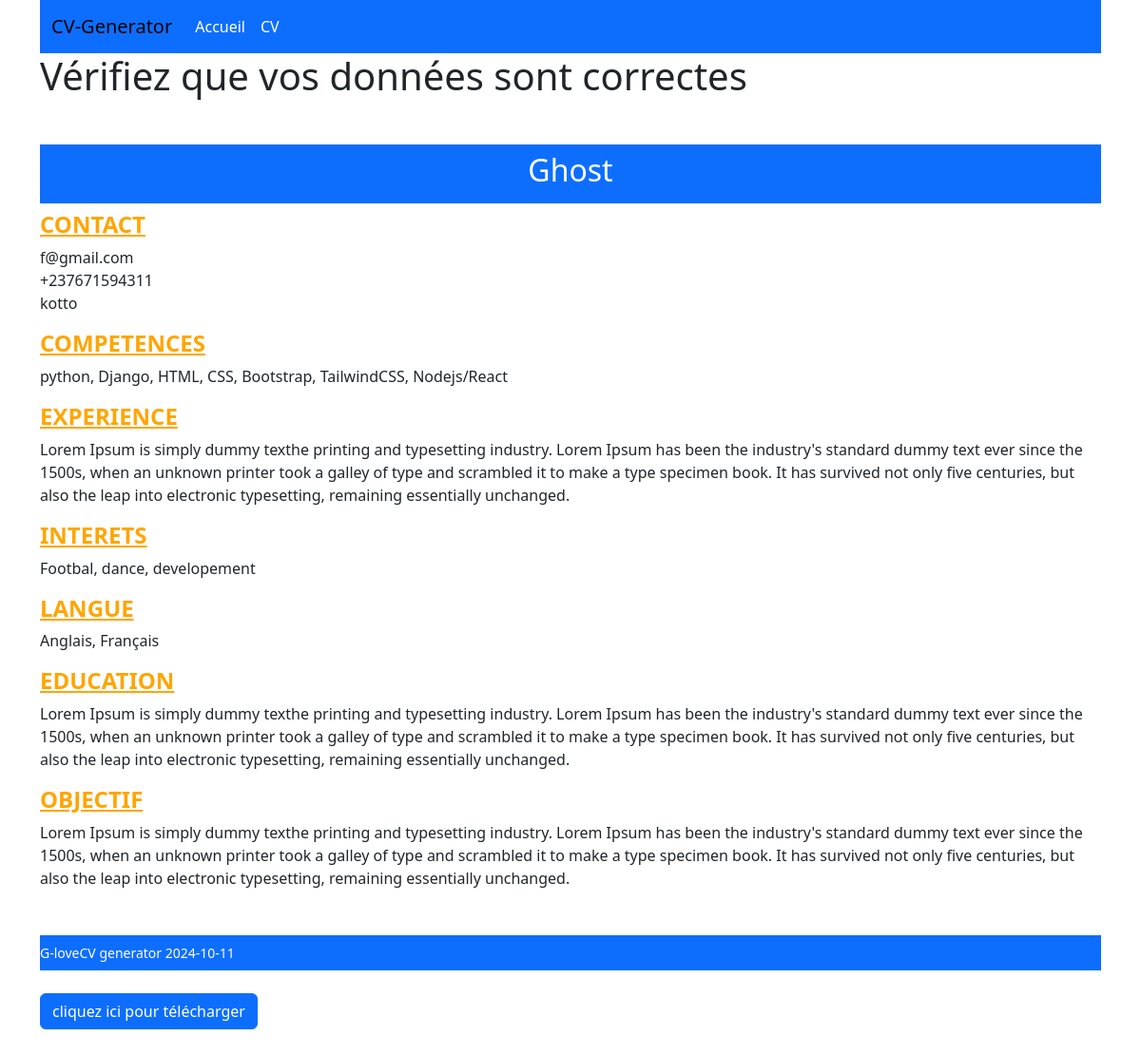
Before: /verification/ with the older database file.
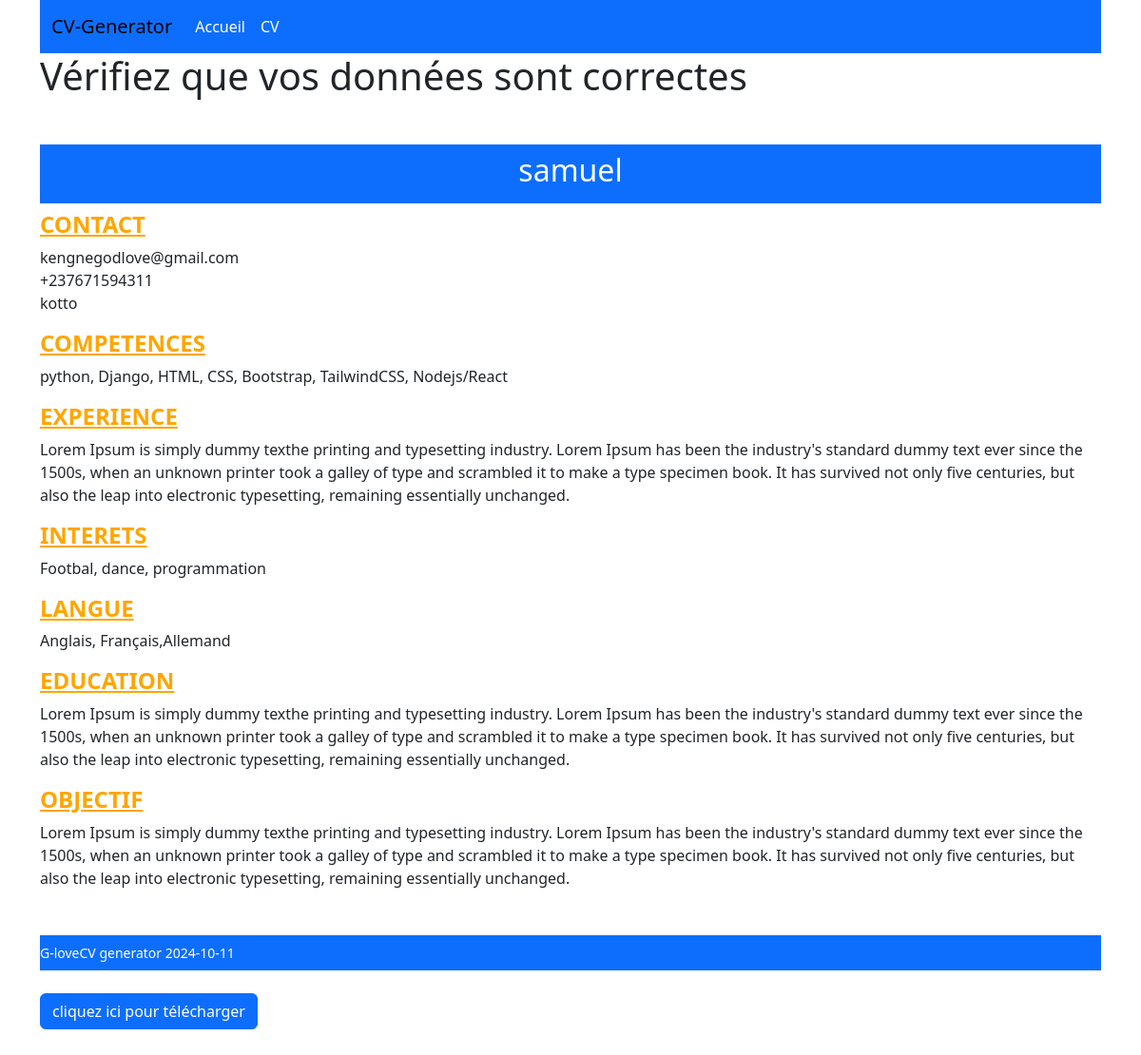
After: the same page with the newer database file.
### pdf/models.py (models this page shows, shortened)
class Profile(models.Model):
    name = models.CharField(max_length=200)
    email = models.EmailField()
    phone = models.CharField(max_length=100)
    address = models.CharField(max_length=200)
    competance = models.CharField(max_length=1000)
    langue = models.CharField(max_length=500)
    interet = models.CharField(max_length=500)
    objectif = models.TextField()
    experience = models.TextField()
    education = models.TextField()
    projet = models.TextField()
    date_added = models.DateTimeField(auto_now_add=True)
    class Meta:
        ordering = ['-date_added']
    def get_absolute_url(self):
        return reverse("download", kwargs={"id": self.id})

### pdf/views.py (the view)
# urls.py: path("verification/", views.verification, name="verification"),
def verification(request):
    profile = Profile.objects.latest("id")
    return render(request, "pdf/verification.html", {"profile":profile})

### pdf/templates/pdf/verification.html (shortened to what this page needs)
{% extends "pdf/base.html" %}
{% block content %}
<h1>Vérifiez que vos données sont correctes</h1>
<nav class=" mt-5 p-2 mb-2 bg-primary">
    <h2 class="text-white text-center">{{ profile.name }}</h2>
</nav>
<h4 class="title">CONTACT</h4>
<p>{{ profile.email }} <br> {{ profile.phone }} <br> {{ profile.address }}</p>
<h4 class="title">COMPETENCES</h4>
<p>{{ profile.competance }}</p>
<h4 class="title">EXPERIENCE</h4>
<p>{{ profile.experience }}</p>
<h4 class="title">INTERETS</h4>
<p>{{ profile.interet }}</p>
<h4 class="title">LANGUE</h4>
<p>{{ profile.langue }}</p>
<h4 class="title">EDUCATION</h4>
<p>{{ profile.education }}</p>
<h4 class="title">OBJECTIF</h4>
<p>{{ profile.objectif }}</p>
<nav class="navbar navbar-expand-lg mt-5 navbar-light bg-primary">
    <small class="text-white">G-loveCV generator {% now "Y-m-d" %}</small>
</nav>
<br>
<a href="{{ profile.get_absolute_url }}" class="btn btn-primary text-white mb-5">cliquez ici pour télécharger</a>
{% endblock content %}

### pdf/templates/pdf/base.html (shortened to what this page needs)
<!DOCTYPE html>
<html lang="en">
<head>
    <link href="https://cdn.jsdelivr.net/npm/bootstrap@5.3.3/dist/css/bootstrap.min.css" rel="stylesheet">
</head>
<body>
    <div class="container">
        <div class="row">
            <div class="col-md-12">
                <nav class="navbar navbar-expand-lg navbar-light bg-primary">
                    <div class="container-fluid">
                      <a class="navbar-brand" href="#">CV-Generator</a>
                      <div class="collapse navbar-collapse" id="navbarNav">
                        <ul class="navbar-nav">
                          <li class="nav-item">
                            <a class="nav-link text-white active" aria-current="page" href="{% url 'home' %}">Accueil</a>
                          </li>
                          <li class="nav-item">
                            <a class="nav-link text-white active" aria-current="page" href="{% url 'list' %}">CV</a>
                          </li>
                        </ul>
                      </div>
                    </div>
                  </nav>
            </div>
        </div>
        {% block content %}
        {% endblock content %}
    </div>
</body>
</html>

### pdf/templates/pdf/verification.html (style rules this page uses)
.title { color: orange; font-weight: bold; text-decoration: underline; }

Changed rows visible on the page:
no longer on this page (row unchanged): Profile: name "Ghost", email "f@gmail.com", phone "+237671594311", address "kotto", competance "python, Django, HTML, CSS, Bootstrap, TailwindCSS, Nodejs/React", experience "Lorem Ipsum is simply dummy texthe printing and typesetting industry. Lorem Ipsum has been the industry's standard dummy text ever since the 1500s, when an unknown printer took a galley of type and scrambled it to make a type specimen book. It has survived not only five centuries, but also the leap into electronic typesetting, remaining essentially unchanged.", interet "Footbal, dance, developement", langue "Anglais, Français", education "Lorem Ipsum is simply dummy texthe printing and typesetting industry. Lorem Ipsum has been the industry's standard dummy text ever since the 1500s, when an unknown printer took a galley of type and scrambled it to make a type specimen book. It has survived not only five centuries, but also the leap into electronic typesetting, remaining essentially unchanged.", objectif "Lorem Ipsum is simply dummy texthe printing and typesetting industry. Lorem Ipsum has been the industry's standard dummy text ever since the 1500s, when an unknown printer took a galley of type and scrambled it to make a type specimen book. It has survived not only five centuries, but also the leap into electronic typesetting, remaining essentially unchanged."
added Profile: name "samuel", email "kengnegodlove@gmail.com", phone "+237671594311", address "kotto", competance "python, Django, HTML, CSS, Bootstrap, TailwindCSS, Nodejs/React", experience "Lorem Ipsum is simply dummy texthe printing and typesetting industry. Lorem Ipsum has been the industry's standard dummy text ever since the 1500s, when an unknown printer took a galley of type and scrambled it to make a type specimen book. It has survived not only five centuries, but also the leap into electronic typesetting, remaining essentially unchanged.", interet "Footbal, dance, programmation", langue "Anglais, Français,Allemand", education "Lorem Ipsum is simply dummy texthe printing and typesetting industry. Lorem Ipsum has been the industry's standard dummy text ever since the 1500s, when an unknown printer took a galley of type and scrambled it to make a type specimen book. It has survived not only five centuries, but also the leap into electronic typesetting, remaining essentially unchanged.", objectif "Lorem Ipsum is simply dummy texthe printing and typesetting industry. Lorem Ipsum has been the industry's standard dummy text ever since the 1500s, when an unknown printer took a galley of type and scrambled it to make a type specimen book. It has survived not only five centuries, but also the leap into electronic typesetting, remaining essentially unchanged."
